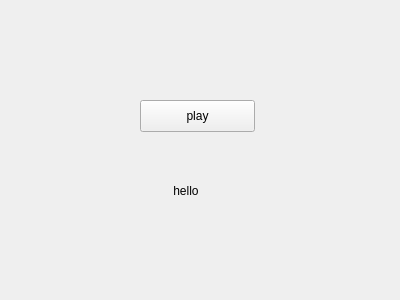
<?xml version="1.0" encoding="UTF-8"?>
<ui version="4.0">
 <class>Widget</class>
 <widget class="QWidget" name="Widget">
  <property name="geometry">
   <rect>
    <x>0</x>
    <y>0</y>
    <width>400</width>
    <height>300</height>
   </rect>
  </property>
  <property name="windowTitle">
   <string>mplayer</string>
  </property>
  <widget class="QPushButton" name="pushButton">
   <property name="geometry">
    <rect>
     <x>140</x>
     <y>100</y>
     <width>115</width>
     <height>32</height>
    </rect>
   </property>
   <property name="text">
    <string>play</string>
   </property>
  </widget>
  <widget class="QLabel" name="label">
   <property name="geometry">
    <rect>
     <x>140</x>
     <y>160</y>
     <width>121</width>
     <height>61</height>
    </rect>
   </property>
   <property name="text">
    <string>          hello</string>
   </property>
  </widget>
 </widget>
 <layoutdefault spacing="6" margin="11"/>
 <resources/>
 <connections/>
</ui>
